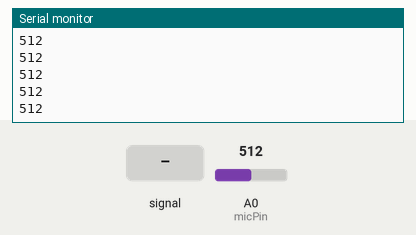
Recording of a sketch running on a simulated Arduino Uno, built with avr-gcc and run on an emulated ATmega328P. Shown: the last lines printed to the serial monitor. Inputs (shaded band) come from the test bench; at power-on: A0 (micPin) = 512.

Above: at 1.2 s.
1.3 s: A0 (micPin) fed a 200 Hz sine of ±81 counts around its level
At 1.61 s:
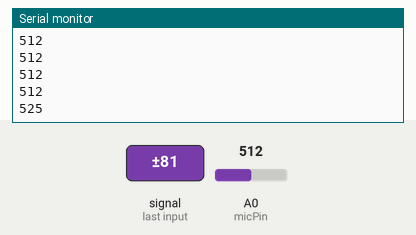
2.8 s: A0 (micPin) set to 716
At 2.81 s:
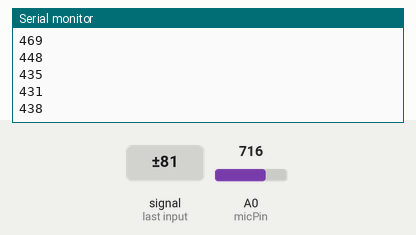
4.3 s: A0 (micPin) fed a 1000 Hz sine of ±255 counts around its level
At 4.61 s:
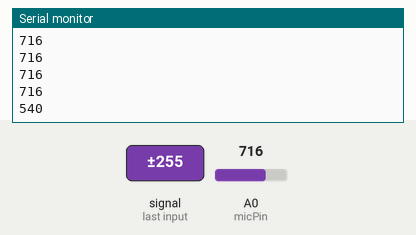
5.8 s: A0 (micPin) set to 900
At 5.81 s:
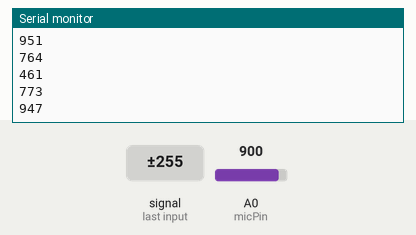
Timing chart, 0 to 8.3 s (numbered marks = the images above; inputs shaded):
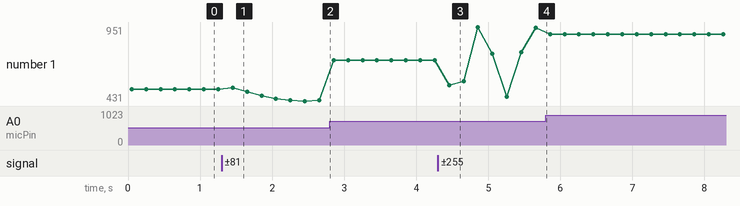

Measured:
- after the input at 1.3 s, the serial monitor: prints a new line after 0.15 s (image 1)
- after the input at 4.3 s, the serial monitor: prints a new line after 0.16 s (image 3)
- plotted number 1: 512 → 438 after the input at 1.3 s, 438 → 716 after the input at 2.8 s, 716 → 947 after the input at 4.3 s, 947 → 900 after the input at 5.8 s

The sketch:

mic-test.ino
```cpp
uint8_t micPin = A0;
uint16_t micValue = 0;

void setup() {
  // put your setup code here, to run once:
  Serial.begin(9600);
  delay(50);

}

void loop() {
  // put your main code here, to run repeatedly:
  micValue = analogRead(micPin);
  Serial.println(micValue);
  delay(200);
}
```
